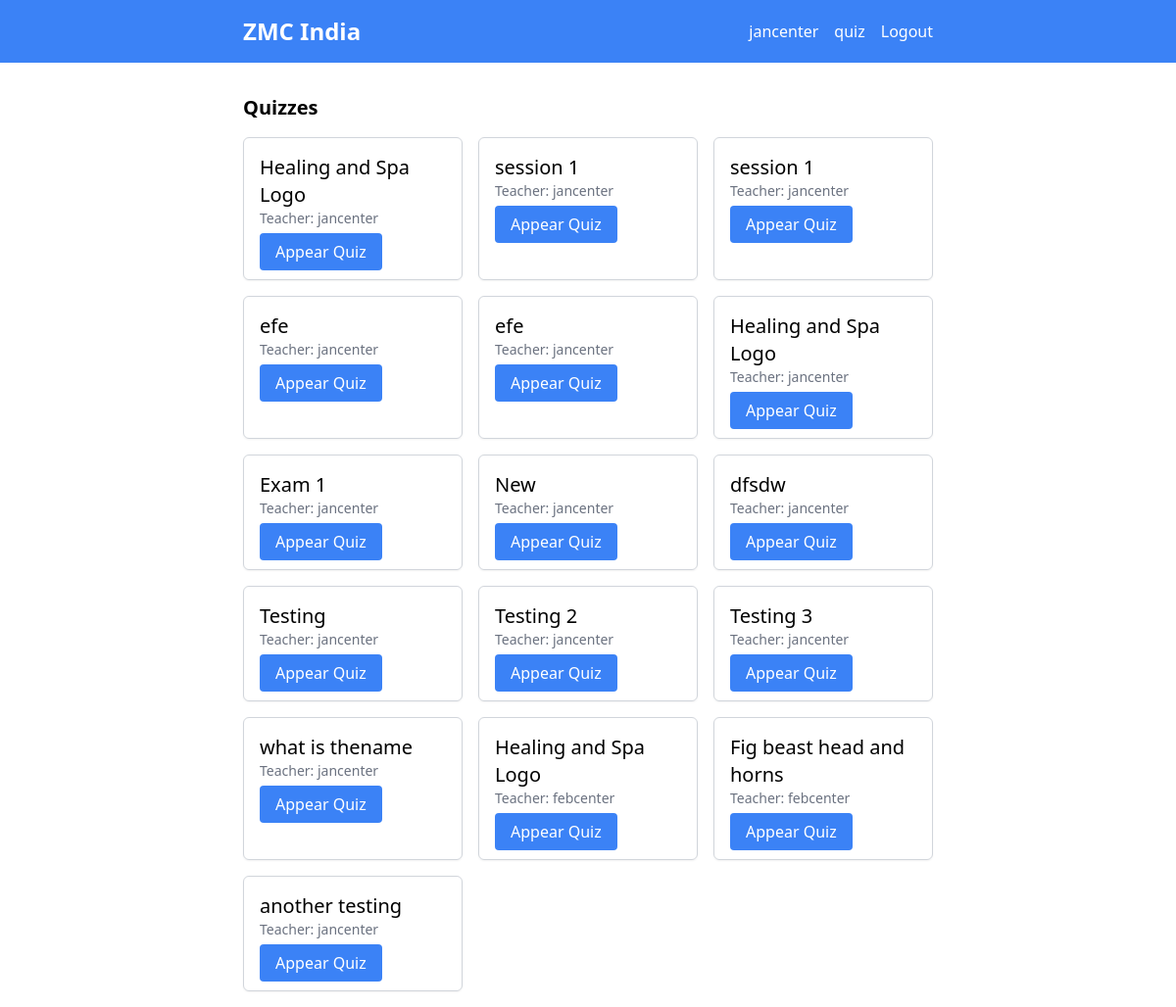
Page /quiz/quiz_list/ (signed in) on the committed database.
### users/models.py (models this page shows, shortened)
class CustomUser(AbstractUser):
    USER_TYPE_CHOICES = (
        (1, 'admin'),
        (2, 'teacher'),
        (3, 'student'),
    )
    user_type = models.PositiveSmallIntegerField(choices=USER_TYPE_CHOICES, default=3)

class Teacher(models.Model):
    user = models.OneToOneField(CustomUser, on_delete=models.CASCADE, related_name='teacher_profile')
    student_counter = models.IntegerField(default=0)  # Counter for generating unique student codes
    def __str__(self):
        return self.user.username

### quiz/models.py (models this page shows, shortened)
class Quiz(models.Model):
    title = models.CharField(max_length=200)
    teacher = models.ForeignKey(Teacher, on_delete=models.CASCADE)
    video = models.ForeignKey(Video, on_delete=models.CASCADE, related_name="quizzes",null=True )
    total_marks = models.PositiveIntegerField(default=0)
    date = models.DateField(default=datetime.date.today)

### quiz/views.py (the view)
# urls.py: path('quiz_list/', views.quiz_list, name='quiz_list'),
@login_required
def quiz_list(request):
    quizzes = Quiz.objects.all()
    return render(request, 'quiz/quiz_list.html', {'quizzes': quizzes})

### quiz/templates/quiz/quiz_list.html
{% extends "base.html" %}
{% block content %}
<div class="container mx-auto p-4 md:px-40 mt-4">
    <h1 class="text-xl font-semibold mb-4">Quizzes</h1>
    <div class="grid grid-cols-1 md:grid-cols-1 lg:grid-cols-3 gap-4">
        {% for quiz in quizzes %}
            <div class="border border-gray-300 p-4 rounded-md shadow-sm hover:shadow-md transition-shadow duration-150">
                <h4 class="text-xl font-medium">{{ quiz.title }}</h4>
                <p class="text-sm text-gray-500 mb-3">Teacher: {{ quiz.teacher }}</p>
                <a href="{% url 'quiz:take_quiz' quiz.id %}" class="custom-btn bg-blue-500 hover:bg-blue-600 text-white py-2 px-4 rounded transition-colors duration-150">
                    Appear Quiz
                </a>
            </div>
        {% endfor %}
    </div>
</div>
{% endblock %}

### users/templates/base.html (shortened to what this page needs)
<!DOCTYPE html>
<html>
<head>
    {% load static %}
    {% load static %}
<script src="https://cdn.tailwindcss.com"></script>
</head>
<body>
    <nav class="bg-blue-500 p-4">
        <div class="container mx-auto md:px-40 flex items-center justify-between">
            <div >
                <a href="{% url 'student_dashboard' %}" class="text-white text-2xl font-semibold">ZMC India</a>
            </div>
            <div class="space-x-4 hidden md:flex">
                <a href="{% url 'student_dashboard' %}" class="text-white text-base hover:text-blue-200">{% if request.user.is_authenticated and request.user.user_type == 3 %}
                    {{ request.user.student_profile.name }}
                {% elif request.user.is_authenticated and request.user.user_type == 2 %}
                    {{ request.user.teacher_profile.user.username }}
                {% else %}
                    Guest
                {% endif %}</a>
                <a href="{% url 'quiz:quiz_list' %}" class="text-white text-base hover:text-blue-200">quiz</a>
                {% if request.user.is_authenticated %}
                    <a href="{% url 'logout' %}" class="text-white text-base hover:text-blue-200">Logout</a>
                {% else %}
                    <a href="{% url 'student_login' %}" class="text-white text-base hover:text-blue-200">Login</a>
                {% endif %}
            </div>
        </div>
    </nav>
    <main>
        {% block content %}
        {% endblock %}
    </main>
</body>
</html>

### rows in the picture
CustomUser: user.teacher_profile.user.username "jancenter"
Quiz: title "Healing and Spa Logo", teacher "jancenter"
Quiz: title "session 1", teacher "jancenter"
Quiz: title "session 1", teacher "jancenter"
Quiz: title "efe", teacher "jancenter"
Quiz: title "efe", teacher "jancenter"
Quiz: title "Healing and Spa Logo", teacher "jancenter"
Quiz: title "Exam 1", teacher "jancenter"
Quiz: title "New", teacher "jancenter"
Quiz: title "dfsdw", teacher "jancenter"
Quiz: title "Testing", teacher "jancenter"
Quiz: title "Testing 2", teacher "jancenter"
Quiz: title "Testing 3", teacher "jancenter"
Quiz: title "what is thename", teacher "jancenter"
Quiz: title "Healing and Spa Logo", teacher "febcenter"
Quiz: title "Fig beast head and horns", teacher "febcenter"
Quiz: title "another testing", teacher "jancenter"
